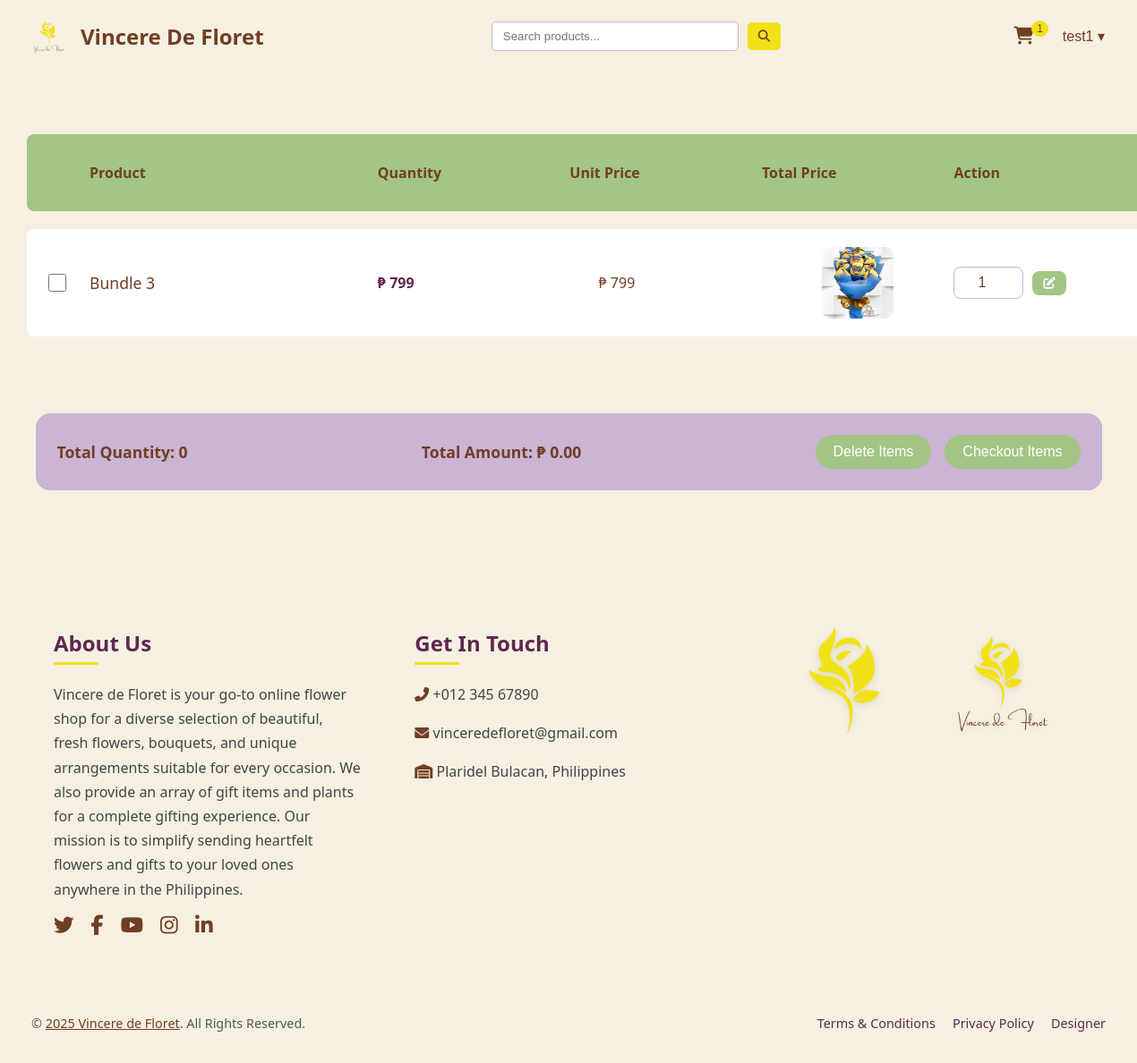
The page /php/cart.php (signed in) on the database as committed earlier.
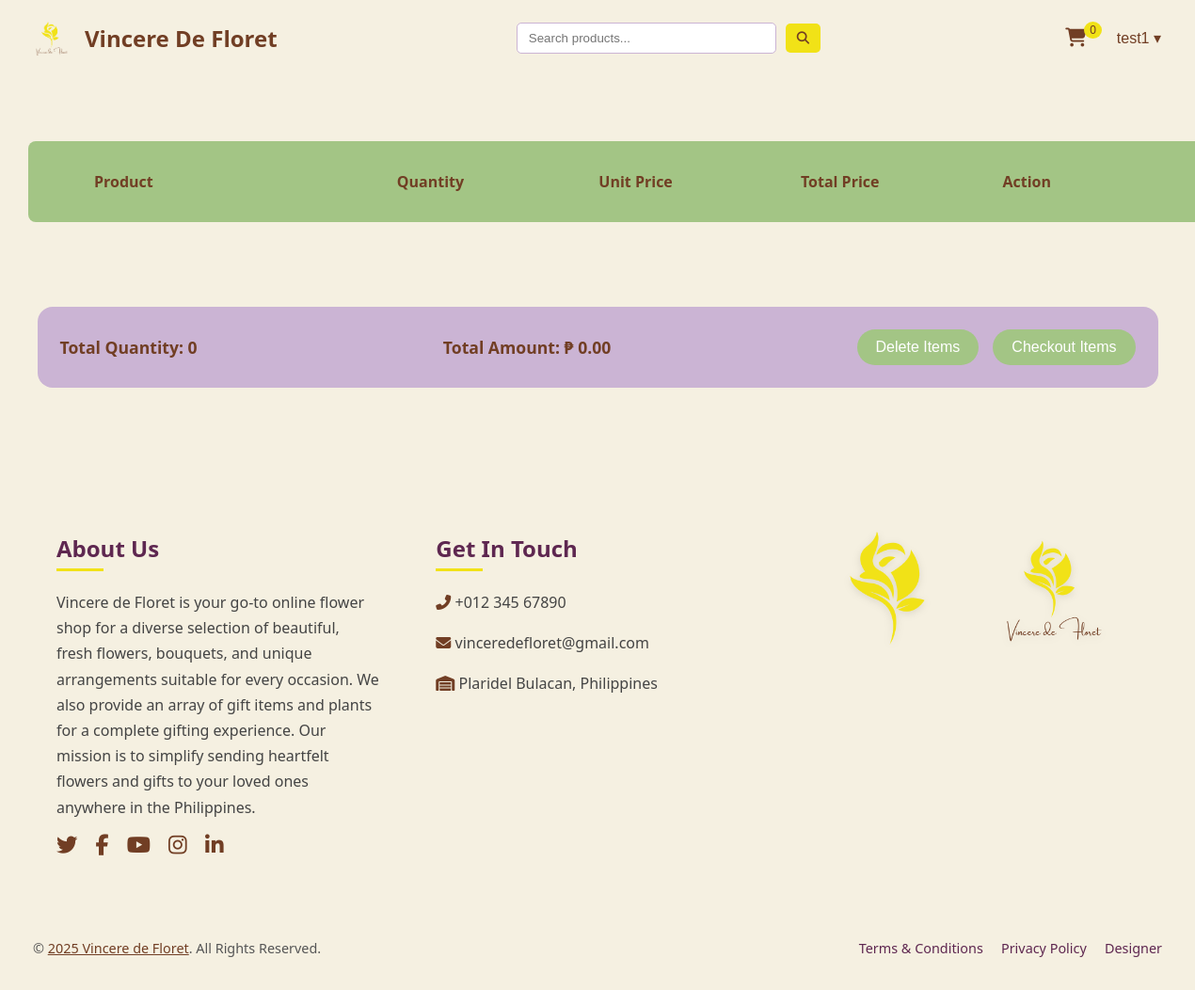
The same page on the database as committed later.
### tables this page shows
CREATE TABLE `cart` (
  `id` int(11) NOT NULL,
  `user_id` int(11) DEFAULT NULL,
  `product_id` int(11) DEFAULT NULL,
  `product_name` varchar(255) DEFAULT NULL,
  `product_image` varchar(255) DEFAULT NULL,
  `quantity` int(11) DEFAULT NULL,
  `price` varchar(255) DEFAULT NULL,
  `created_at` timestamp NOT NULL DEFAULT current_timestamp(),
  `updated_at` timestamp NOT NULL DEFAULT current_timestamp() ON UPDATE current_timestamp()
);

CREATE TABLE `product` (
  `id` int(11) NOT NULL,
  `name` varchar(255) NOT NULL,
  `image` varchar(255) NOT NULL,
  `category` varchar(255) NOT NULL,
  `qty` int(11) NOT NULL,
  `price` varchar(255) DEFAULT NULL,
  `category_id` int(11) DEFAULT NULL,
  `status` varchar(50) DEFAULT 'Available',
  `total_sold` int(11) DEFAULT 0,
  `available_stocks` int(11) DEFAULT 0
);

### php/cart.php (the view, shortened to what this page needs)
<?php
require 'connection.php';
if (isset($_SESSION['user_name'])) {
    $userName = $_SESSION['user_name'];
} else {
    header("Location: http://localhost/vincere-de-floret/php/login.php");
    exit;
}
$sqlGetSettings = "SELECT * FROM design_settings WHERE id = 1";
$resultSettings = $conn->query($sqlGetSettings);
if ($resultSettings->num_rows > 0) {
    while ($row = $resultSettings->fetch_assoc()) {
        $shopName = $row["shop_name"];
        $logoPath = $row["logo_path"];
    }
} else {
    echo "0 results";
}
?>
<!DOCTYPE html>
<html lang="en">
<head>
    <link rel="stylesheet" href="https://cdnjs.cloudflare.com/ajax/libs/font-awesome/6.4.2/css/all.min.css" />
    <link rel="stylesheet" href="../css/cart.css" />
</head>
<body>
<header class="header">
  <a href="customer-dashboard.php?user=<?= htmlspecialchars($userName) ?>" class="container-header">
    <img class="logo" src="../img/<?= htmlspecialchars(basename($logoPath)) ?>" alt="Vincere De Floret Logo" />
    <label class="shop"><?= htmlspecialchars($shopName) ?></label>
  </a>
  <div class="content-search">
    <input type="text" class="search-bar" placeholder="Search products..." />
    <button class="search-button">
      <i class="fa-solid fa-magnifying-glass"></i>
    </button>
  </div>
  <div class="header-right">
    <a href="cart.php?user=<?= urlencode($userName) ?>" class="cart-link">
      <button class="cart-button">
        <i class="fas fa-shopping-cart"></i>
        <?php
          $userQuery = "SELECT id FROM users WHERE name = ?";
          $stmt = mysqli_prepare($conn, $userQuery);
          mysqli_stmt_bind_param($stmt, "s", $userName);
          mysqli_stmt_execute($stmt);
          $userResult = mysqli_stmt_get_result($stmt);
          $userRow = mysqli_fetch_assoc($userResult);
          $user_id = $userRow['id'] ?? 0;
          $cartQuery = "SELECT COUNT(*) AS count FROM cart WHERE user_id = ?";
          $cartStmt = mysqli_prepare($conn, $cartQuery);
          mysqli_stmt_bind_param($cartStmt, "i", $user_id);
          mysqli_stmt_execute($cartStmt);
          $cartResult = mysqli_stmt_get_result($cartStmt);
          $cartCount = mysqli_fetch_assoc($cartResult)['count'] ?? 0;
          echo "<span class='cart-number'>$cartCount</span>";
        ?>
      </button>
    </a>
    <nav class="nav-right">
      <div class="dropdown">
        <button class="dropbtn"><?= htmlspecialchars($userName) ?> &#9662;</button>
      </div>
    </nav>
  </div>
</header>
    <?php
    echo '<div class="cart-container">';
    echo '<div class="row-fields">';
    echo '<p></p>';
    echo '<p>Product</p>';
    echo '<p>Quantity</p>';
    echo '<p>Unit Price</p>';
    echo '<p>Total Price</p>';
    echo '<p>Action</p>';
    echo '</div>';
    $cartItemsQuery = "SELECT c.id, c.product_name, c.quantity, p.price, p.image, p.id AS product_id
                        FROM cart c
                        JOIN product p ON c.product_id = p.id
                        WHERE c.user_id = ?";
    $cartItemsStatement = mysqli_prepare($conn, $cartItemsQuery);
    mysqli_stmt_bind_param($cartItemsStatement, "i", $user_id);
    mysqli_stmt_execute($cartItemsStatement);
    $cartItemsResult = mysqli_stmt_get_result($cartItemsStatement);
    $totalQuantity = 0;
    $totalPrice = 0;
    while ($cartItem = mysqli_fetch_assoc($cartItemsResult)):
        $quantity = $cartItem['quantity'];
        $price = $cartItem['price'];
        $totalQuantity += $quantity;
        $totalPrice += ($quantity * $price);
        ?>
        <div class="items">
            <input type="checkbox" name="selected_items[]" value="<?php echo $cartItem['id']; ?>" class="box">
            <p class="prod-name"><?php echo $cartItem['product_name']; ?></p>
            <p class="tPrice">₱ <?php echo $price; ?></p>
            <p style="position:relative; left:15%">₱ <?php echo $quantity * $price; ?></p>
            <img src="../img/<?php echo $cartItem['image']; ?>" alt="<?php echo $cartItem['product_name']; ?>" class="img-prod" height="90" width="90" />
            <form method="post" class="forms" action="update-cart.php" id="update_form_<?php echo $cartItem['id']; ?>">
                <input type="number" class="quantity-txt" name="new_quantity" id="new_quantity_<?php echo $cartItem['id']; ?>" value="<?php echo $quantity; ?>" min="1">
                <button type="submit"><i class="fa-solid fa-pen-to-square" style="color: #ffffff;"></i></button>
            </form>
        </div>
    <?php endwhile;
    echo '</div>';
    ?>
    <div class="total-container">
    <span id="totalQuantity">Total Quantity: <?php echo $totalQuantity; ?></span>
    <span id="totalPrice">Total Amount: <?php echo $totalPrice; ?></span>
    <form id="cartForm" method="post" action="cart.php?user=<?php echo $userName; ?>">
        <button class="delete-button" type="submit" name="delete_items">Delete Items</button>
        <button type="submit" name="checkout_items">Checkout Items</button>
    </form>
    </div>
</body>
</html>
<?php
include 'footer.php';
?>

Rows that differ between the two databases and show on the page:
removed cart: product_name "Bundle 3", product.price "799", $quantity*$price "799", product.image (picture), new_quantity "1"
Other text that changed with them:
$cartCount: "1" → "0"
